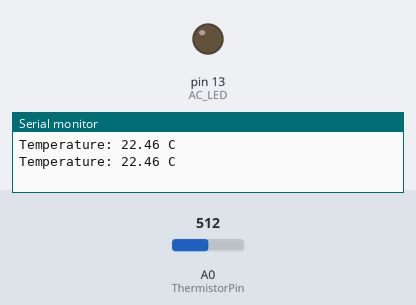
Bench run of a sketch on a simulated Arduino Uno, built with avr-gcc and run on an emulated ATmega328P. On the bench: output pins drawn as LEDs (lit = HIGH), the last lines printed to the serial monitor. The inputs (shaded band) are chosen by the test bench; at power-on: A0 (ThermistorPin) = 512.

Above: at 1.8 s.
1.9 s: A0 (ThermistorPin) set to 586
3.7 s: A0 (ThermistorPin) set to 612
At 5.4 s:
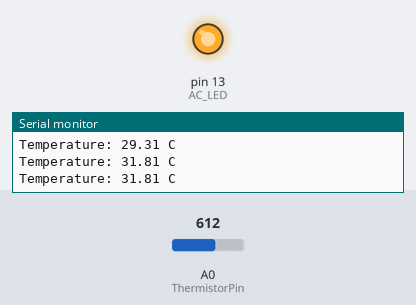
6.0 s: A0 (ThermistorPin) set to 511
At 7.0 s:
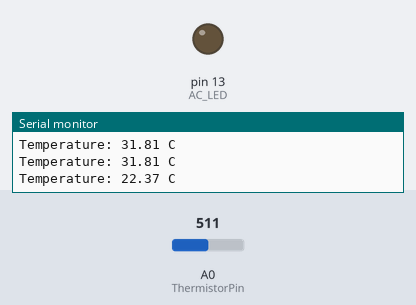
8.0 s: A0 (ThermistorPin) set to 716
At 9.8 s:
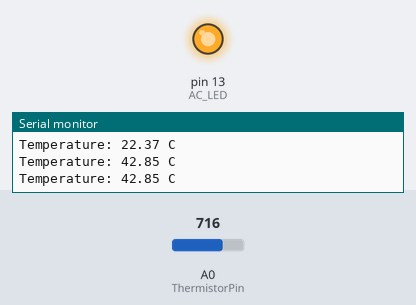
Timing chart, 0 to 11.0 s (numbered marks = the images above; inputs shaded):
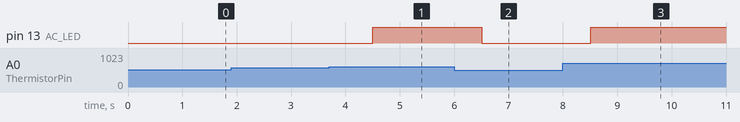

Measured:
- the behaviour switches between 593 and 594 on A0 (ThermistorPin) (found by bisection; images 0 and 1)
- after the input at 3.7 s, pin 13 (AC_LED): LOW → HIGH after 0.81 s
- after the input at 6.0 s, pin 13 (AC_LED): HIGH → LOW after 0.51 s
- after the input at 8.0 s, pin 13 (AC_LED): LOW → HIGH after 0.51 s

The sketch:

Temperature_FINAL.ino
```cpp
int ThermistorPin = 0;
int AC_LED = 13;
int Vt;
float R1 = 10000;
float logRt, Rt, T;
float c1 = 1.4424e-03, c2 = 1.8405444e-04, c3 = 3.16196e-07;
float Vn;


void setup()
{
  Serial.begin(9600);
  pinMode(AC_LED,OUTPUT);
}

void loop()
{

  Vt = analogRead(ThermistorPin);
  Vn= Vt*0.0049;
  Rt = R1 * (5 / (float)Vn - 1.0);
  logRt = log(Rt);
  T = (1.0 / (c1 + c2*logRt + c3*logRt*logRt*logRt));
  T = T - 273.15;
  //T = (T * 9.0)/ 5.0 + 32.0;

  Serial.print("Temperature: ");
  Serial.print(T);
  Serial.println(" C ");
  //digitalWrite (AC_LED, HIGH);

delay(500);
  if ( T> 30.0)
{
    digitalWrite(AC_LED, HIGH);
}
  else
{
  digitalWrite(AC_LED, LOW);
}
    delay(500);

}
```
